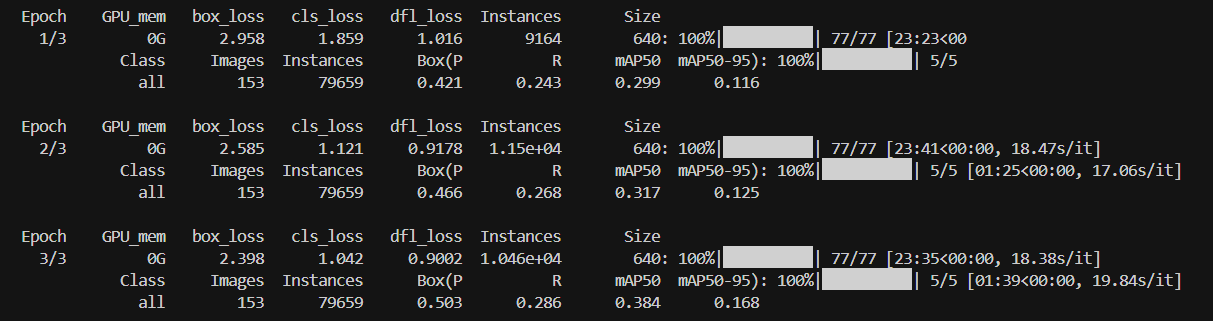
#> input picture historic-ocr/train.png, 1213 x 321 px
$ python -i ocr.py   (imports and definitions only)
#> lines starting #> are read from the running program, lines starting #| are printed output that depends on the picture; after the words box and inside, x2 and y2 are one past the last pixel; in counts of white or black regions, pixels touching at a corner belong together
#> further down, picture is the input picture: shape (321, 1213, 3); mean B, G, R 36, 36, 36
import cv2
import pytesseract
import numpy as np
from utils.preprocessing import preprocess_image_for_ocr

# [99 lines left out: function detect_and_recognize_text, not called in this run]

def preprocess_image_for_ocr(image):
    """
    Ulepszone przetwarzanie obrazu dla OCR
    """
    # Konwersja do skali szarości
    gray = cv2.cvtColor(image, cv2.COLOR_BGR2GRAY)

    # Powiększenie obrazu
    gray = cv2.resize(gray, None, fx=2, fy=2, interpolation=cv2.INTER_CUBIC)
#> gray: shape (642, 2426)

    # Redukcja szumu
    denoised = cv2.fastNlMeansDenoising(gray)

    # Normalizacja kontrastu
    clahe = cv2.createCLAHE(clipLimit=2.0, tileGridSize=(8,8))
    normalized = clahe.apply(denoised)
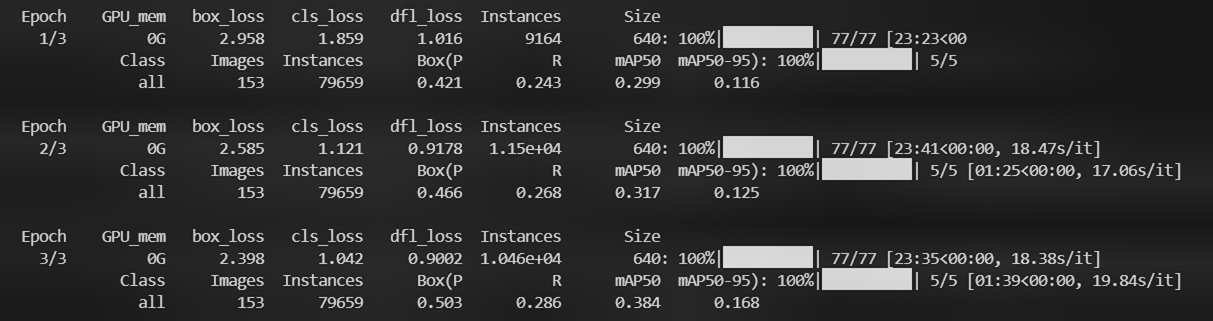
#> normalized: shape (642, 2426) (shown at 1/2 size); min 2, max 252, mean 48.4

    # Binaryzacja adaptacyjna
    binary = cv2.adaptiveThreshold(
        normalized,
        255,
        cv2.ADAPTIVE_THRESH_GAUSSIAN_C,
        cv2.THRESH_BINARY,
        11,
        2
    )
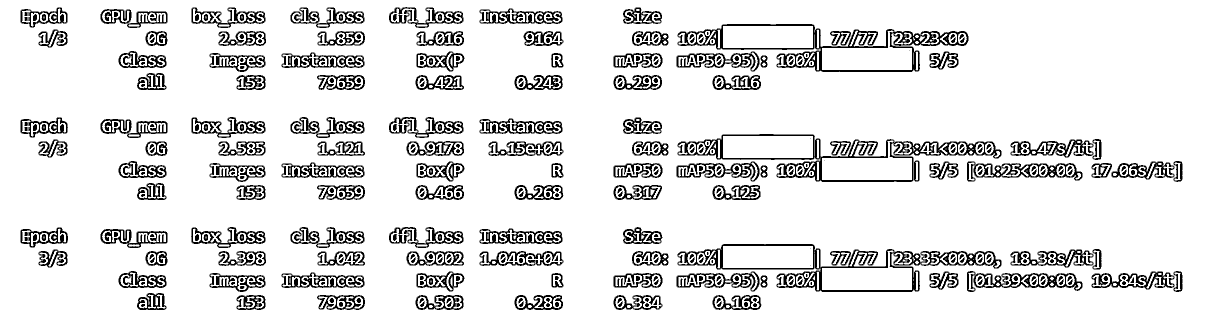
#> binary: shape (642, 2426) (shown at 1/2 size); 88.1% white; 427 black regions (17 under 20 px), largest, box (x1, y1, x2, y2) and area: (1355, 488, 2003, 584) 10180, (1355, 48, 1937, 144) 9719, (1355, 268, 2003, 364) 9578

    # Operacje morfologiczne
    kernel = np.ones((1,1), np.uint8)
    binary = cv2.dilate(binary, kernel, iterations=1)
    binary = cv2.erode(binary, kernel, iterations=1)

    return binary

>>> import cv2
>>> picture = cv2.imread('../train.png')
>>> result = preprocess_image_for_ocr(picture)
